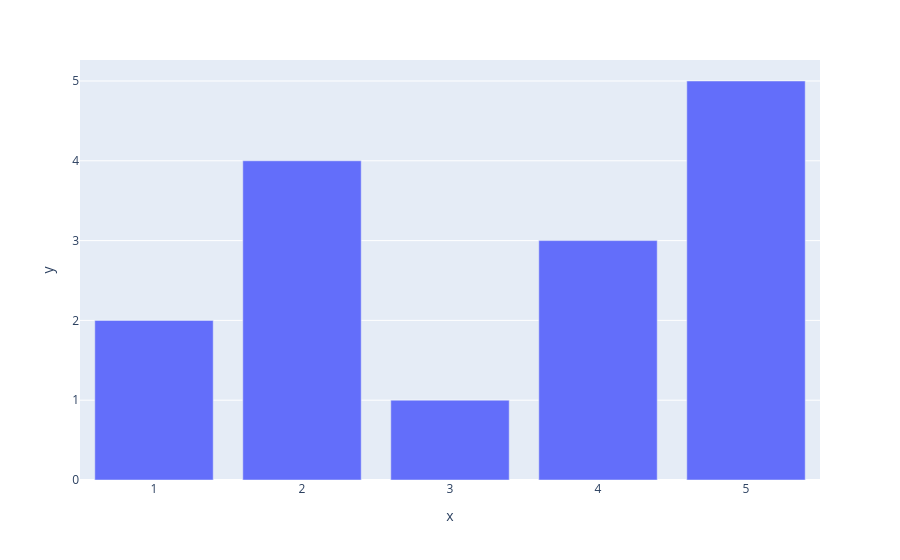

Notebook code for this chart:
### Markdown cell above
# Plotly Express Bar Chart

### Code cell
import pandas as pd
import plotly.express as px
import os

# HTML Full Output Path
output_filename = "plotly_bar_chart.html"
full_path = os.path.join(os.getcwd(), output_filename)

x = [1, 2, 3, 4, 5]
y = [2, 4, 1, 3, 5]
df = pd.DataFrame({'x': x, 'y': y})
fig = px.bar(df, x='x', y='y')
fig.show()
fig.write_html(full_path)

### Figure 1 — Plotly figure (JSON) as saved in the notebook; plotly's stock layout.template omitted (floating-point values rounded to 4 significant figures)
{"data": [{"hovertemplate": "x=%{x}<br>y=%{y}<extra></extra>", "legendgroup": "", "marker": {"color": "#636efa", "pattern": {"shape": ""}}, "name": "", "orientation": "v", "showlegend": false, "textposition": "auto", "type": "bar", "x": [1, 2, 3, 4, 5], "xaxis": "x", "y": [2, 4, 1, 3, 5], "yaxis": "y"}], "layout": {"barmode": "relative", "legend": {"tracegroupgap": 0}, "margin": {"t": 60}, "xaxis": {"anchor": "y", "domain": [0, 1], "title": {"text": "x"}}, "yaxis": {"anchor": "x", "domain": [0, 1], "title": {"text": "y"}}}}
